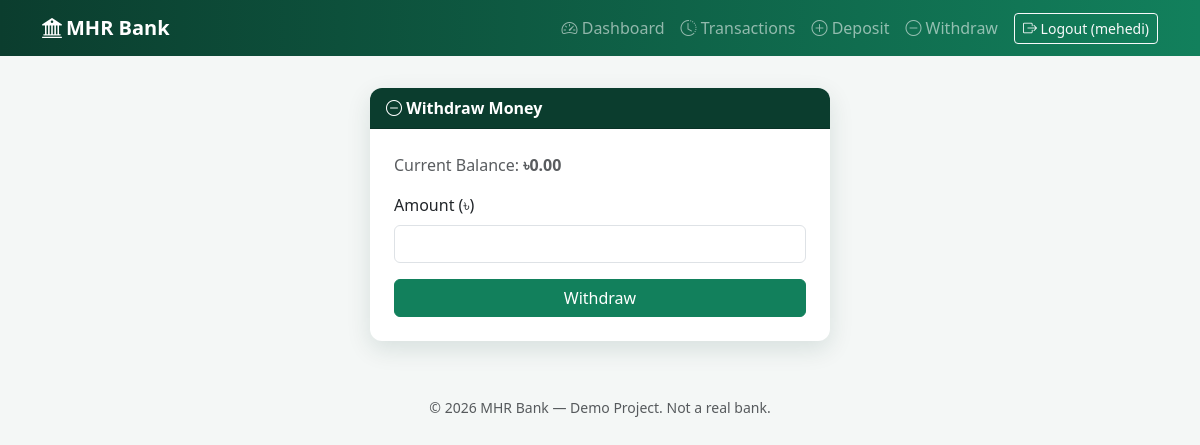
The page /withdraw/ (signed in) on the database as committed earlier.
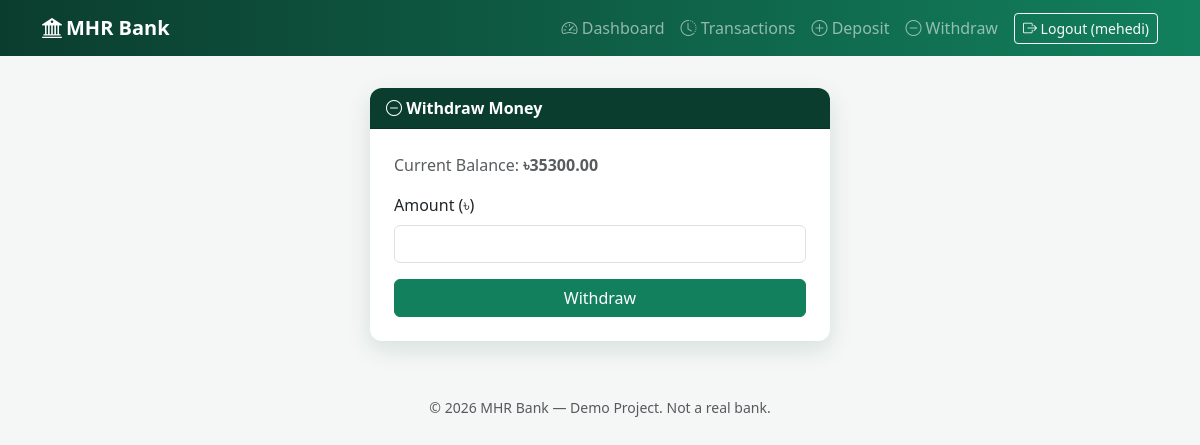
The same page on the database as committed later.
### banking/models.py (models this page shows, shortened)
class BankAccount(models.Model):
    user = models.OneToOneField(
        settings.AUTH_USER_MODEL,
        on_delete=models.CASCADE,
        related_name='bank_account',
    )
    account_holder_name = models.CharField(max_length=150)
    account_number = models.CharField(max_length=20, unique=True)
    current_balance = models.DecimalField(
        max_digits=12,
        decimal_places=2,
        default=Decimal('0.00'),
        validators=[MinValueValidator(Decimal('0.00'))],
    )
    created_at = models.DateTimeField(auto_now_add=True)
    updated_at = models.DateTimeField(auto_now=True)
    class Meta:
        ordering = ['-created_at']

### banking/views.py (the view)
# urls.py: path('withdraw/', views.withdraw_view, name='withdraw'),
@login_required
def withdraw_view(request):
    account = get_user_account(request)
    if not account:
        messages.info(request, 'Please create a bank account first.')
        return redirect('account_create')
    if request.method == 'POST':
        form = WithdrawForm(request.POST, current_balance=account.current_balance)
        if form.is_valid():
            amount = form.cleaned_data['amount']
            with db_transaction.atomic():
                locked_account = BankAccount.objects.select_for_update().get(pk=account.pk)
                if amount > locked_account.current_balance:
                    messages.error(request, 'Insufficient balance.')
                    return render(request, 'banking/withdraw.html', {'form': form, 'account': account})
                locked_account.current_balance = locked_account.current_balance - amount
                locked_account.save()
                Transaction.objects.create(
                    account=locked_account,
                    transaction_type=Transaction.WITHDRAWAL,
                    amount=amount,
                    balance_after_transaction=locked_account.current_balance,
                )
            messages.success(request, 'Money withdrawn successfully.')
            return redirect('dashboard')
        messages.error(request, 'Please correct the error below.')
    else:
        form = WithdrawForm(current_balance=account.current_balance)
    return render(request, 'banking/withdraw.html', {'form': form, 'account': account})

### banking/forms.py (shortened to what this page needs)
class WithdrawForm(BootstrapFormMixin, forms.Form):
    amount = forms.DecimalField(
        max_digits=12,
        decimal_places=2,
        min_value=Decimal('0.01'),
        error_messages={
            'min_value': 'Withdrawal amount must be greater than 0.',
            'required': 'Please enter an amount to withdraw.',
        },
    )
    def __init__(self, *args, current_balance=None, **kwargs):
        self.current_balance = current_balance
        super().__init__(*args, **kwargs)

### banking/views.py (called while the page is built)
def get_user_account(request):
    return BankAccount.objects.filter(user=request.user).first()

### banking/templates/banking/withdraw.html (shortened to what this page needs)
{% extends "base.html" %}
{% block content %}
<div class="card auth-card">
    <div class="card-header"><i class="bi bi-dash-circle"></i> Withdraw Money</div>
    <div class="card-body p-4">
        <p class="text-muted">Current Balance: <strong>৳{{ account.current_balance|floatformat:2 }}</strong></p>
        <form method="post" novalidate>
            <div class="mb-3">
                <label class="form-label">Amount (৳)</label>
                {{ form.amount }}
            </div>
            <button type="submit" class="btn btn-bank w-100">Withdraw</button>
        </form>
    </div>
</div>
{% endblock %}

Rows that differ between the two databases and show on the page:
changed BankAccount: current_balance "0.00" → "35300.00"
